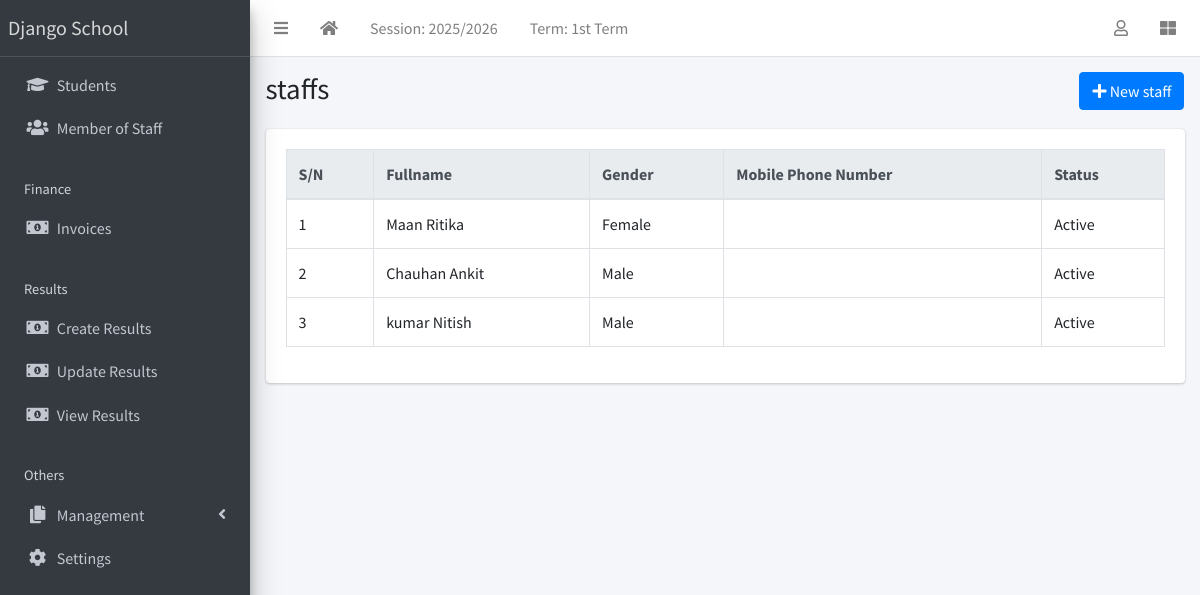
/staff/list/, run on the app's committed database.
### apps/corecode/models.py (models this page shows, shortened)
class AcademicSession(models.Model):
    name = models.CharField(max_length=200, unique=True)
    current = models.BooleanField(default=True)
    class Meta:
        ordering = ["-name"]

class AcademicTerm(models.Model):
    name = models.CharField(max_length=20, unique=True)
    current = models.BooleanField(default=True)
    class Meta:
        ordering = ["name"]

class SiteConfig(models.Model):
    key = models.SlugField()
    value = models.CharField(max_length=200)

### apps/staffs/models.py (models this page shows, shortened)
class Staff(models.Model):
    STATUS = [("active", "Active"), ("inactive", "Inactive")]
    GENDER = [("male", "Male"), ("female", "Female")]
    current_status = models.CharField(max_length=10, choices=STATUS, default="active")
    surname = models.CharField(max_length=200)
    firstname = models.CharField(max_length=200)
    other_name = models.CharField(max_length=200, blank=True)
    gender = models.CharField(max_length=10, choices=GENDER, default="male")
    date_of_birth = models.DateField(default=timezone.now)
    date_of_admission = models.DateField(default=timezone.now)
    mobile_num_regex = RegexValidator(
        regex="^[0-9]{10,15}$", message="Entered mobile number isn't in a right format!"
    )
    mobile_number = models.CharField(
        validators=[mobile_num_regex], max_length=13, blank=True
    )
    address = models.TextField(blank=True)
    others = models.TextField(blank=True)

### apps/staffs/views.py (the view)
# urls.py: path("list/", StaffListView.as_view(), name="staff-list"),
class StaffListView(ListView):
    model = Staff

### apps/corecode/context_processors.py (called while the page is built)
def site_defaults(request):
    current_session = AcademicSession.objects.get(current=True)
    current_term = AcademicTerm.objects.get(current=True)
    vals = SiteConfig.objects.all()
    contexts = {
        "current_session": current_session.name,
        "current_term": current_term.name,
    }
    for val in vals:
        contexts[val.key] = val.value
    return contexts

### apps/staffs/templates/staffs/staff_list.html (shortened to what this page needs)
{% extends 'base.html' %}
{% block title %}staffs{% endblock title %}
{% block breadcrumb %}
<a class="btn btn-primary" href="{% url 'staff-create' %}"><i
    class="fas fa-plus"></i> New staff</a>
{% endblock breadcrumb %}
{% block content %}
  <table id="stafftable" class="table table-bordered table-hover">
    <thead class="thead-light">
      <tr>
        <th>S/N</th>
        <th>Fullname</th>
        <th>Gender</th>
        <th>Mobile Phone Number</th>
        <th>Status</th>
      </tr>
    </thead>
    <tbody>
      {% for staff in object_list %}
        <tr class='clickable-row' data-href="{% url 'staff-detail' staff.id %}">
          <td>{{ forloop.counter}}</td>
          <td>{{ staff.surname}} {{staff.firstname }} {{staff.other_name }}</td>
          <td>{{ staff.get_gender_display}}</td>
          <td>{{ staff.parent_mobile_number}}</td>
          <td>{{ staff.get_current_status_display}}</td>
        </tr>
      {% endfor %}
    </tbody>
  </table>
{% endblock content %}

### templates/base.html (shortened to what this page needs)
{% load static %}
<!DOCTYPE html>
<html lang="en">
<head>
  <link rel="stylesheet" href="{% static 'plugins/fontawesome-free/css/all.min.css' %}">
  <link rel="stylesheet" href="{% static 'plugins/toastr/toastr.min.css' %}">
  <link rel="stylesheet"
    href="{% static 'plugins/overlayScrollbars/css/OverlayScrollbars.min.css' %}">
  <link rel="stylesheet" href="{% static 'plugins/Datatables/datatables.min.css' %}" />
  <link rel="stylesheet" href="{% static 'dist/css/adminlte.min.css' %}">
</head>
<body
  class="hold-transition sidebar-mini layout-fixed layout-navbar-fixed layout-footer-fixed">
  <div class="wrapper">
    <nav class="main-header navbar navbar-expand navbar-white navbar-light">
      <ul class="navbar-nav">
        <li class="nav-item">
          <a class="nav-link" data-widget="pushmenu" href="#" role="button"><i
              class="fas fa-bars"></i></a>
        </li>
        <li class="nav-item d-none d-sm-inline-block">
          <a href="{% url 'home' %} " class="nav-link"><i class="fa fa-home"></i></a>
        </li>
        <li class="nav-item d-none d-sm-inline-block">
          <a href="{% url 'current-session' %}" class="nav-link">Session: {{ current_session }}</a>
        </li>
        <li class="nav-item d-none d-sm-inline-block">
          <a href="{% url 'current-session' %}" class="nav-link">Term: {{ current_term }}</a>
        </li>
      </ul>
      <ul class="navbar-nav ml-auto">
        <li class="nav-item dropdown">
          <a class="nav-link" data-toggle="dropdown" href="#">
            <i class="far fa-user"></i>
          </a>
        </li>
        <li class="nav-item">
          <a class="nav-link" data-widget="control-sidebar" data-slide="true"
            href="#" role="button"><i class="fas fa-th-large"></i></a>
        </li>
      </ul>
    </nav>
    <aside class="main-sidebar sidebar-dark-primary elevation-4">
      <a href="{% url 'home' %}" class="brand-link">{{ school_name | default:"MySchool" }}</a>
      <div class="sidebar">
        <nav class="mt-2">
          <ul class="nav nav-pills nav-sidebar flex-column"
            data-widget="treeview" role="menu" data-accordion="false">
            <li class="nav-item">
              <a href="{% url 'student-list' %}" class="nav-link">
                <i class="nav-icon fas fa-graduation-cap"></i>
                <p>
                  Students
                </p>
              </a>
            </li>
            <li class="nav-item">
              <a href="{% url 'staff-list' %}" class="nav-link">
                <i class="nav-icon fas fa-users"></i>
                <p>
                  Member of Staff
                </p>
              </a>
            </li>
            <li class="nav-header">Finance</li>
            <li class="nav-item">
              <a href="{% url 'invoice-list' %}" class="nav-link">
                <i class="nav-icon fas fa-money-bill-alt"></i>
                <p>
                  Invoices
                </p>
              </a>
            </li>
            <li class="nav-header">Results</li>
            <li class="nav-item">
              <a href="{% url 'create-result' %}" class="nav-link">
                <i class="nav-icon fas fa-money-bill-alt"></i>
                <p>
                  Create Results
                </p>
              </a>
            </li>
            <li class="nav-item">
              <a href="{% url 'edit-results' %}" class="nav-link">
                <i class="nav-icon fas fa-money-bill-alt"></i>
                <p>
                  Update Results
                </p>
              </a>
            </li>
            <li class="nav-item">
              <a href="{% url 'view-results' %}" class="nav-link">
                <i class="nav-icon fas fa-money-bill-alt"></i>
                <p>
                  View Results
                </p>
              </a>
            </li>
            <li class="nav-header">Others</li>
            <li class="nav-item has-treeview">
              <a href="#" class="nav-link">
                <i class="nav-icon fas fa-copy"></i>
                <p>
                  Management
                  <i class="fas fa-angle-left right"></i>
                </p>
              </a>
            </li>
            <li class="nav-item">
              <a href="{% url 'configs' %}" class="nav-link">
                <i class="nav-icon fas fa-cog"></i>
                <p>
                  Settings
                </p>
              </a>
            </li>
          </ul>
        </nav>
      </div>
    </aside>
    <div class="content-wrapper">
      <section class="content-header">
        <div class="container-fluid">
          <div class="row mb-1">
            <div class="col-sm-8">
              <h1>{% block title %}{% endblock title %}</h1>
            </div>
            <div class="col-sm-4">
              <ol class="breadcrumb float-sm-right">
                <li class="breadcrumb-item">{% block breadcrumb %}{% endblock breadcrumb %}</li>
              </ol>
            </div>
          </div>
        </div>
      </section>
      <section class="content">
        <div class="container-fluid">
          <div class="row">
            <div class="col-md-12">
              {% block fullcard %}
              <div class="card">
                <div class="card-body">
                  <div class="row">
                    <div class="col">
                      {% block content %}
                      {% endblock content %}
                    </div>
                  </div>
                </div>
              </div>
              {% endblock fullcard %}
            </div>
          </div>
        </div>
      </section>
    </div>
  </div>
</body>
</html>

### data on the page
AcademicSession: name "2025/2026"
AcademicTerm: name "1st Term"
SiteConfig: value "Django School"
Staff: surname "Maan", firstname "Ritika", gender "Female", current_status "Active"
Staff: surname "Chauhan", firstname "Ankit", gender "Male", current_status "Active"
Staff: surname "kumar", firstname "Nitish", gender "Male", current_status "Active"
